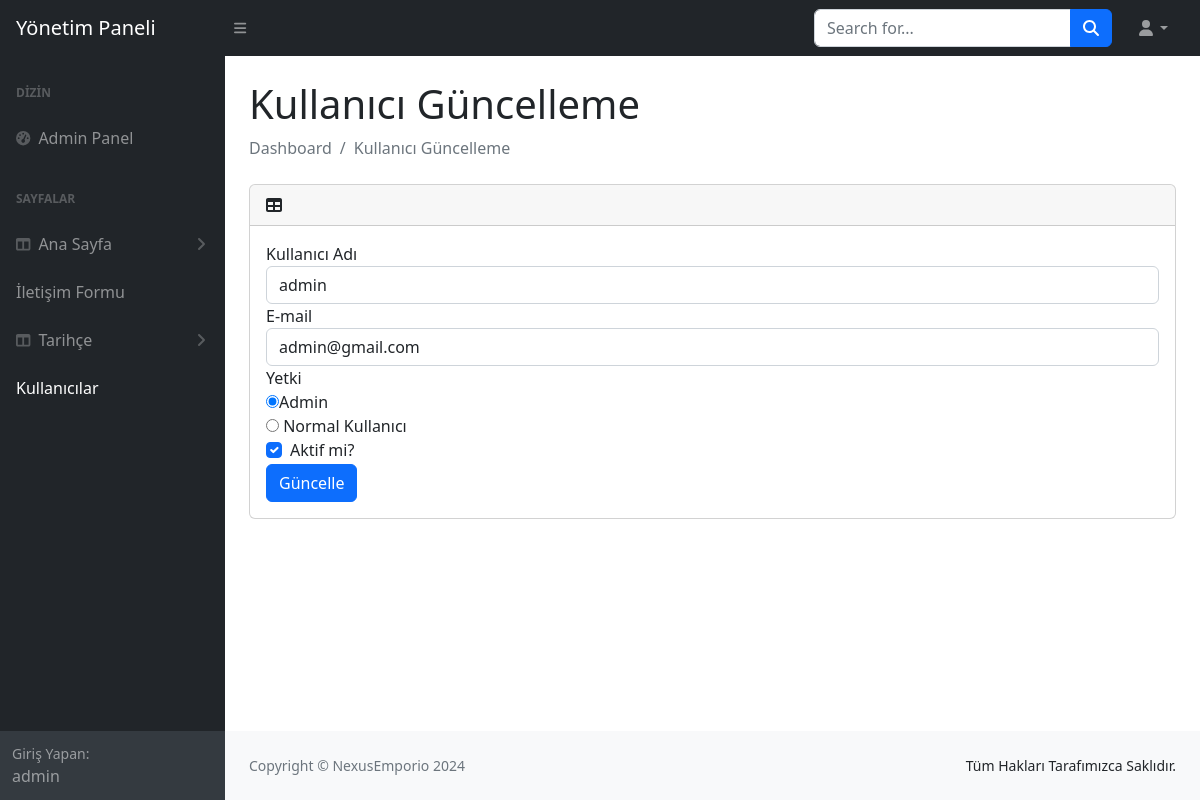
Screenshot of /admin/kullaniciGuncelle.php?id=1 (signed in) with the database file from the repository.
### tables this page shows
CREATE TABLE IF NOT EXISTS `kullanici` (
  `id` int NOT NULL AUTO_INCREMENT,
  `kadi` char(50) NOT NULL,
  `parola` varchar(255) NOT NULL,
  `yetki` tinyint NOT NULL,
  `email` char(50) NOT NULL,
  `aktif` tinyint(1) NOT NULL,
  PRIMARY KEY (`id`)
);

### admin/kullaniciGuncelle.php (the view, shortened to what this page needs)
<?php
include('inc/ahead.php');
$sorgu=$baglanti->prepare("SELECT * FROM kullanici WHERE id=:id");
$sorgu->execute(['id'=>$_GET['id']]);
$sonuc=$sorgu->fetch();
?>
                <main>
                    <div class="container-fluid px-4">
                        <h1 class="mt-4">Kullanıcı Güncelleme</h1>
                        <ol class="breadcrumb mb-4">
                            <li class="breadcrumb-item active">Dashboard</li>
                            <li class="breadcrumb-item active">Kullanıcı  Güncelleme</li>
                        </ol>
                        <div class="card mb-4">
                            <div class="card-header">
                                <i class="fas fa-table me-1"></i>
                            </div>
                            <div class="card-body">
                                <form action="" method="post" enctype="multipart/form-data">
                                    <div class="form-group">
                                        <label>Kullanıcı Adı</label><br>
                                        <input style="padding: 6px 12px;" type="text" name="kadi" required class="form-control"  value="<?=$sonuc["kadi"]?>">
                                    </div>
                                    <div class="form-group">
                                        <label>E-mail</label>
                                        <input type="email" name="email" required class="form-control" value="<?=$sonuc["email"]?>">
                                    </div>
                                    <div class="form-group">
                                        <label>Yetki</label><br>
                                        <label><input type="radio" name="yetki" value="1" <?=$sonuc['yetki']=='1'?'checked':''?>>Admin</label><br>
                                        <label><input type="radio" name="yetki" value="2" <?=$sonuc['yetki']=='2'?'checked':''?>> Normal Kullanıcı </label>
                                    </div>
                                    <div class="form-group form-check">
                                        <label><input type="checkbox" name="aktif" <?=$sonuc['aktif']=='1'?'checked':''?> class="form-check-input">Aktif mi?</label>
                                    </div>
                                    <div class="form-group">
                                        <input type="submit" value="Güncelle" class="btn btn-primary">
                                    </div>
                                </form>
                            </div>
                        </div>
                    </div>
                </main>
<?php
include('inc/afooter.php');
?>

### rows the page displays
kullanici: kadi "admin", email "admin@gmail.com", yetki "☑ Admin", yetki "☐ Normal Kullanıcı", aktif "☑"

### other values shown
$_SESSION["kadi"] "admin"
